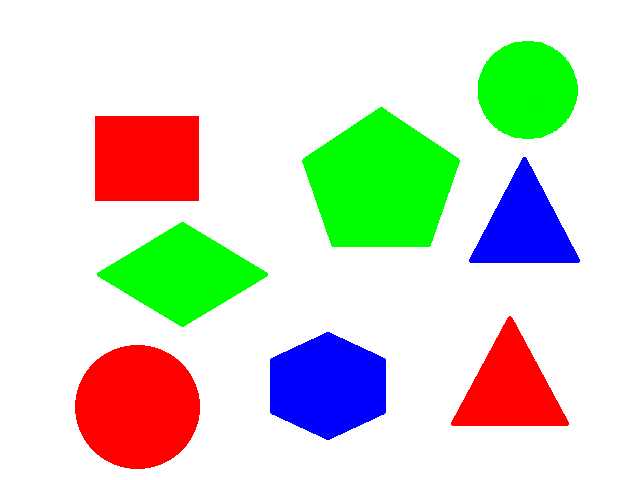
//> input picture Test_0806/640x480_shape.png, 640 x 480 px
$ ./ShapeClassify   (built with g++ and OpenCV 4)
//> lines starting //> are read from the running program, lines starting //| are printed output that depends on the picture; after the words box and inside, x2 and y2 are one past the last pixel; in counts of white or black regions, pixels touching at a corner belong together
#include "opencv2/opencv.hpp"
#include <iostream>

using namespace cv;
using namespace std;

struct colorInfoStruct
{
    String name;
    Scalar color;
    int count;
};

void setLabel(Mat &img, const vector<Point> &pts, const String &label)
{
    Rect rc = boundingRect(pts);
    // rectangle(img, rc, Scalar(0, 0, 255), 1);
    putText(img, label, rc.tl(), FONT_HERSHEY_PLAIN, 1, Scalar(0));
}

void setColorLabel(Mat &img, const vector<Point> &pts, const struct colorInfoStruct *colorInfo)
{
    // 1. 도형 중심 좌표 계산
    Moments mu = moments(pts);
    if (mu.m00 == 0)
        return;

    Point center(mu.m10 / mu.m00, mu.m01 / mu.m00); // 중심

    // 2. 텍스트 설정
    int fontFace = FONT_HERSHEY_PLAIN;
    double fontScale = 1.2;
    int thickness = 1;
    String text = colorInfo->name;

    // 3. 글자 크기 계산
    Size textSize = getTextSize(text, fontFace, fontScale, thickness, 0);
    Point textOrg(center.x - textSize.width / 2, center.y + textSize.height / 2);

    // 4. 보색 계산
    Scalar textColor = colorInfo->color;
    Scalar bgColor(255 - textColor[0], 255 - textColor[1], 255 - textColor[2]);

    // 5. 배경 사각형 그리기 (글자 영역 기준)
    Point rectTopLeft = textOrg + Point(0, -textSize.height);
    Point rectBottomRight = textOrg + Point(textSize.width, textSize.height / 2);
    rectangle(img, rectTopLeft, rectBottomRight, bgColor, FILLED);

    // 6. 텍스트 출력
    putText(img, text, textOrg, fontFace, fontScale, textColor, thickness);
}

int main(int argc, char *argv[])
{
    colorInfoStruct colorInfo[4] = {
        {"blue", Scalar(255, 0, 0), 0},
        {"green", Scalar(0, 255, 0), 0},
        {"red", Scalar(0, 0, 255), 0},
        {"none", Scalar(128, 128, 128), 0}};
    // Mat img = imread("polygon.bmp", IMREAD_COLOR);
    Mat img = imread("640x480_shape.png", IMREAD_COLOR);
//> img is the input picture: 480 rows x 640 cols, CV_8UC3; mean B, G, R 205, 218.9, 215

    if (img.empty())
    {
        cerr << "Image load failed!" << endl;
        return -1;
    }

    Mat gray;
    cvtColor(img, gray, COLOR_BGR2GRAY);
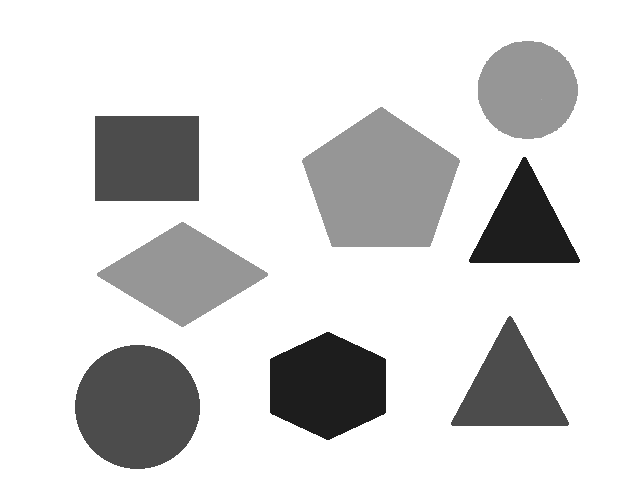
//> gray: 480 rows x 640 cols, CV_8UC1; min 29, max 255, mean 216.2
    imshow("gray", gray);

    Mat bin;
    threshold(gray, bin, 200, 255, THRESH_BINARY_INV | THRESH_OTSU);
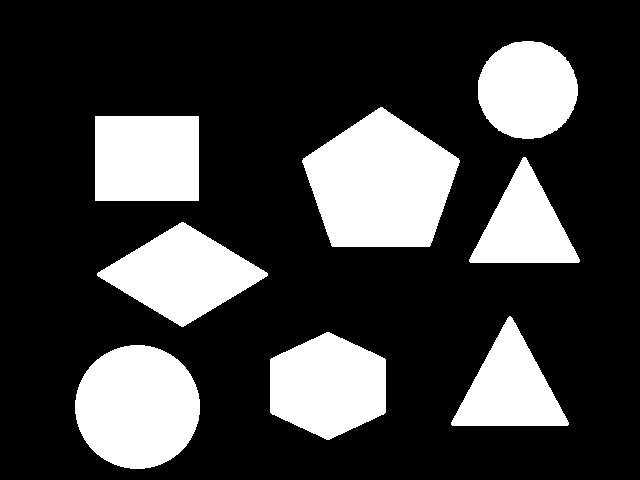
//> bin: 480 rows x 640 cols, CV_8UC1; 24.7% white; 8 white regions
    imshow("bin", bin);

    vector<vector<Point>> contours;
    findContours(bin, contours, RETR_EXTERNAL, CHAIN_APPROX_NONE);
//> contours = 8 contours; box (x1, y1, x2, y2) and area: (302, 107, 460, 247) 15241, (75, 345, 200, 469) 11985, (270, 332, 386, 440) 9295, (97, 222, 268, 327) 9120, (95, 116, 199, 201) 8652, (478, 41, 578, 139) 7569, (451, 316, 569, 426) 6660, (469, 157, 580, 263) 6045

    cout << "contours.size() : " << contours.size() << endl;
//| contours.size() : 8

    for (int i = 0; i < contours.size(); i++)
    {
        vector<Point> pts = contours[i];

        vector<Point> approx;
        approxPolyDP(pts, approx, arcLength(pts, true) * 0.02, true);

        int vtc = (int)approx.size();

        if (vtc == 3)
        {
            setLabel(img, pts, "triangle");
        }
        else if (vtc == 4)
        {
            setLabel(img, pts, "rectangle");
        }
        else if (vtc == 5)
            setLabel(img, pts, "pentagon");
        else if (vtc == 6)
            setLabel(img, pts, "hexagon");
        else
        {
            double len = arcLength(pts, true);
            double area = contourArea(pts);
            double ratio = 4. * CV_PI * area / (len * len);

            if (ratio > 0.85)
            {
                setLabel(img, pts, "circle");
            }
            else
            {
                setLabel(img, pts, "OVAL");
            }
        }

        Rect roiRect = boundingRect(pts);
        Mat roiBgr = img(roiRect);

        Mat roiHsv;
        cvtColor(roiBgr, roiHsv, COLOR_BGR2HSV);

        int cx = roiHsv.cols / 2;
        int cy = roiHsv.rows / 2;
        int roiSize = 16;

        int xStart = max(0, cx - roiSize / 2);
        int yStart = max(0, cy - roiSize / 2);
        int xEnd = min(roiHsv.cols, cx + roiSize / 2);
        int yEnd = min(roiHsv.rows, cy + roiSize / 2);

        Rect centerRect(xStart, yStart, xEnd - xStart, yEnd - yStart);
        Mat centerRoi = roiHsv(centerRect);

        Scalar meanHsv = mean(centerRoi);
        int colorIndex;

        if (170 <= meanHsv[0] || meanHsv[0] < 10) // Red
        {
            colorInfo[2].count++;
            colorIndex = 2;
        }
        else if (50 <= meanHsv[0] && meanHsv[0] < 70) // Green
        {
            colorInfo[1].count++;
            colorIndex = 1;
        }
        else if (110 <= meanHsv[0] && meanHsv[0] < 130) // Blue
        {
            colorInfo[0].count++;
            colorIndex = 0;
        }
        else
        {
            colorInfo[3].count++;
            colorIndex = 3;
        }
        setColorLabel(img, pts, &colorInfo[colorIndex]);
        drawContours(img, contours, i, Scalar(128, 128, 128), 2);
    }
//> this loop made 8 passes
//> (vtc, len, area, ratio, roiRect, center in setColorLabel, text in setColorLabel, textSize in setColorLabel) on pass 1: (8, 409.6, 11985, 0.897, Rect(75, 345, 125, 124), Point(137, 406), "red", Size(35, 12))
//> (vtc, len, area, ratio, roiRect, meanHsv, center in setColorLabel, text in setColorLabel) on pass 8: (8, 331.1, 7569, 0.868, Rect(478, 41, 100, 98), Scalar(60, 255, 255), Point(527, 89), "green")
//> pass 1, `Mat roiBgr = img(roiRect);`:
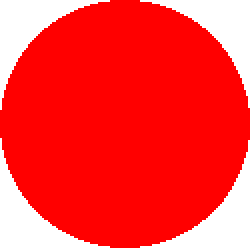
//> roiBgr: 124 rows x 125 cols, CV_8UC3 (shown 2 times larger); mean B, G, R 54.9, 54.9, 255
//> pass 1, in setColorLabel, `putText(img, text, textOrg, fontFace, fontScale, textColor, thickness);`:
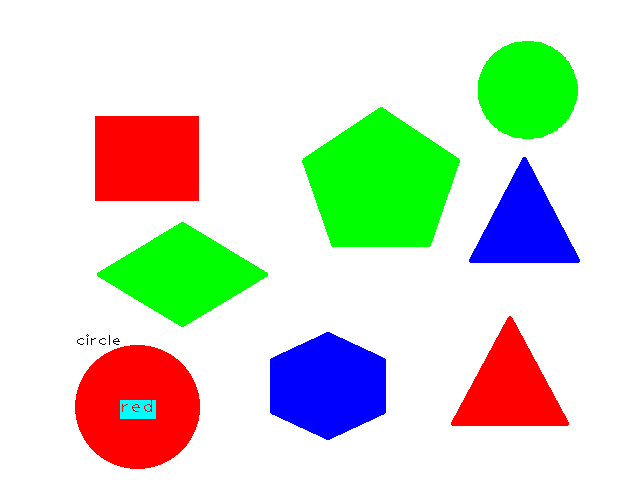
//> img: 480 rows x 640 cols, CV_8UC3; mean B, G, R 205.4, 219.3, 214.5
//> after the loop:
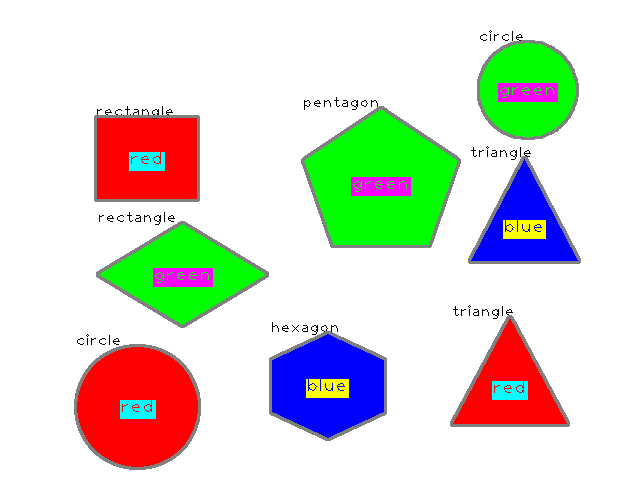
//> img: 480 rows x 640 cols, CV_8UC3; 5.73% of pixels changed, all inside (x1, y1, x2, y2) = (74, 30, 581, 470)

    putText(img, "KMS", Point(20, 45), FONT_HERSHEY_PLAIN, 4, 0, 3);
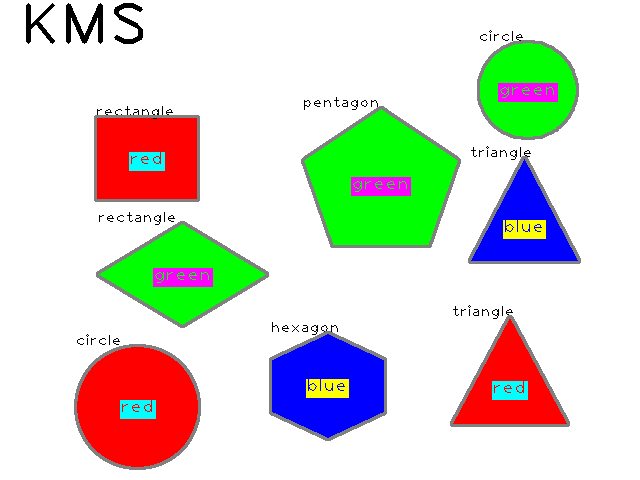
//> img: 480 rows x 640 cols, CV_8UC3; 0.52% of pixels changed, all inside (x1, y1, x2, y2) = (26, 3, 143, 44)
    for (int i = 0; i < (sizeof(colorInfo) / sizeof(colorInfo[0])); i++)
    {
        vector<Point> pts = contours[i];

        String strText = colorInfo[i].name + " " + to_string(colorInfo[i].count);
        putText(img, strText, Point(20, 60 + (15 * i)), FONT_HERSHEY_PLAIN, 1, colorInfo[i].color, 1);
    }
//> this loop made 4 passes
//> pass 2, `putText(img, strText, Point(20, 60 + (15 * i)), FONT_HERSHEY_PLAIN, 1,..`:
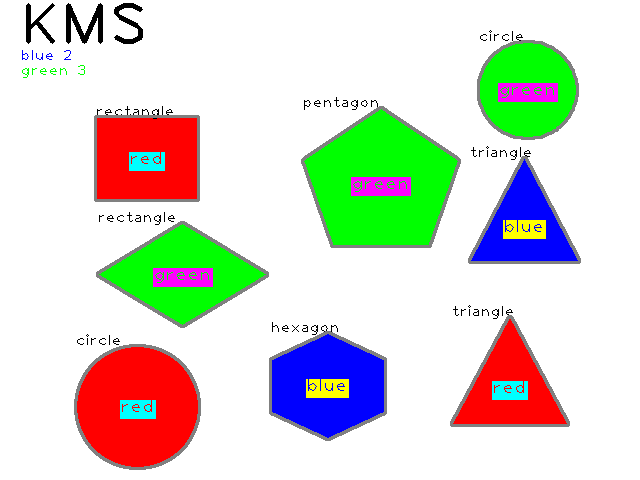
//> img: 480 rows x 640 cols, CV_8UC3; mean B, G, R 205.4, 215.8, 214.1
//> after the loop: img: 480 rows x 640 cols, CV_8UC3; mean B, G, R 205.3, 215.7, 214.1

    imwrite("KMS.png", img);
    imshow("img", img);
    waitKey();

    return 0;
}
